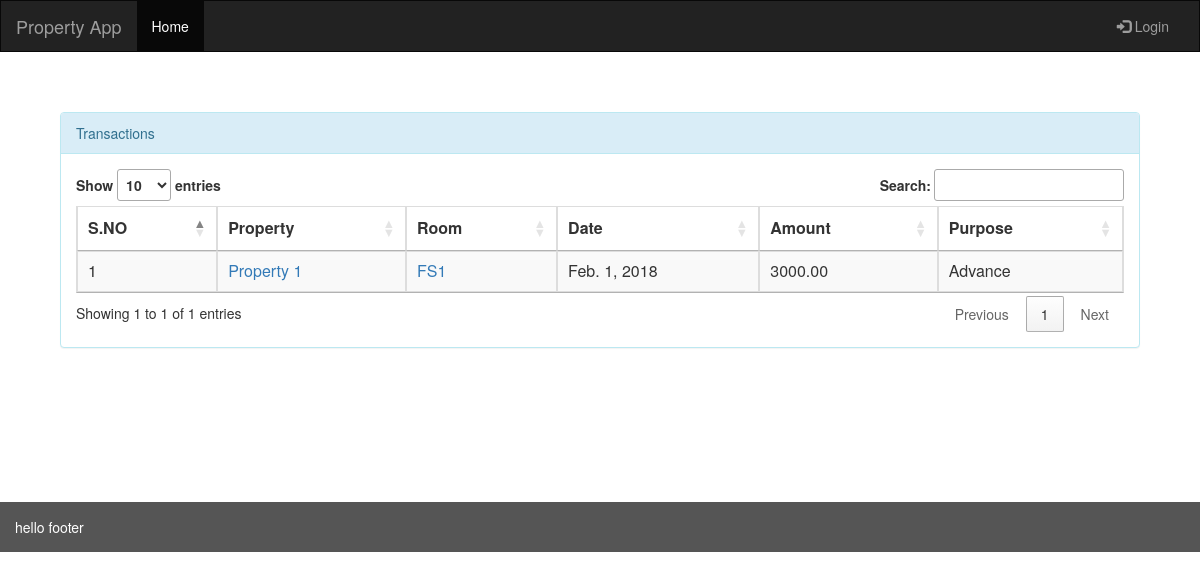
Page /rent/transactions on the committed database.
### rent/models.py (models this page shows)
class Transaction(models.Model):
    transaction_id = models.AutoField(primary_key=True)
    transaction_room = models.ForeignKey(Room, on_delete=models.CASCADE)
    transaction_amount = models.DecimalField(max_digits=8,decimal_places=2)
    transaction_date = models.DateField()
    transaction_reason = models.CharField(max_length=50)
    timestamp = models.DateTimeField(auto_now=True)

class Room(models.Model):
    room_id = models.AutoField(primary_key=True)
    room_property = models.ForeignKey(Property, on_delete=models.CASCADE)
    room_name = models.CharField(max_length=50)
    room_description = models.CharField(max_length=250)
    timestamp = models.DateTimeField(auto_now=True)

class Property(models.Model):
    property_id = models.AutoField(primary_key=True)
    property_name = models.CharField(max_length=300)
    property_location = models.ForeignKey(Location, on_delete=models.CASCADE)
    timestamp = models.DateTimeField(auto_now=True)

### rent/views.py (the view)
# urls.py: path('transactions', views.transaction_list, name='transactions'),
def transaction_list(request):
    transaction = Transaction.objects.all()
    return render(request,'rent/transaction.html',{'transaction_list':transaction})

### rent/templates/rent/transaction.html
{% extends 'base.html' %}
{% block content %}
<div class="panel panel-info">
    <div class="panel-heading">Transactions</div>
    <div class="panel-body">
        <table class="table table-striped table-bordered data_table" width="100%" cellspacing="0">
            <thead>
                <tr>
                    <th>S.NO</th>
                    <th>Property</th>
                    <th>Room</th>
                    <th>Date</th>
                    <th>Amount</th>
                    <th>Purpose</th>
                </tr>
            </thead>
            <tbody>
                {% for item in transaction_list %}
                    <tr>
                        <td>{{forloop.counter}}</td>
                        <td><a href="{% url 'property_details' item.transaction_room.room_property.property_id %}">{{item.transaction_room.room_property.property_name|title}}</a></td>
                        <td><a href="{% url 'room_details' item.transaction_room.room_id %}">{{item.transaction_room.room_name}}</a></td>
                        <td>{{item.transaction_date}}</td>
                        <td>{{item.transaction_amount}}</td>
                        <td>{{item.transaction_reason}}</td>
                    </tr>
                {% endfor %}
            </tbody>
        </table>
    </div>
</div>
{% endblock %}

### rows in the picture
Transaction: transaction_room.room_property.property_name "Property 1", transaction_room.room_name "FS1", transaction_date "Feb. 1, 2018", transaction_amount "3000.00", transaction_reason "Advance"
